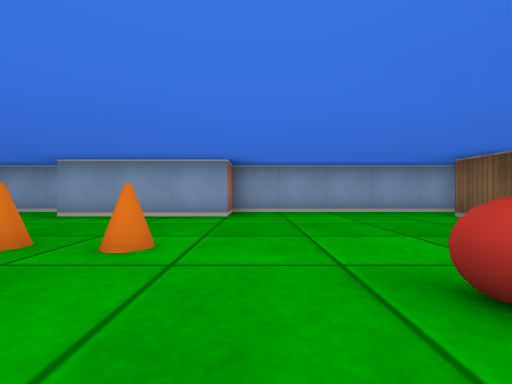
view 1 (above)

12 first-person views from a walk through a cub3D maze. The camera is about half as high as the walls, looks level and sees 90° across. The floor is counted in squares. Each view is taken from the middle of a square. On the plan, view 1 faces up. The plan holds only what a view shows up to about 9 squares ahead; the rest is blank.

view 2
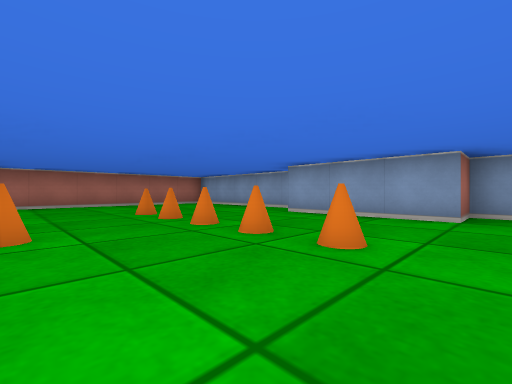

view 3
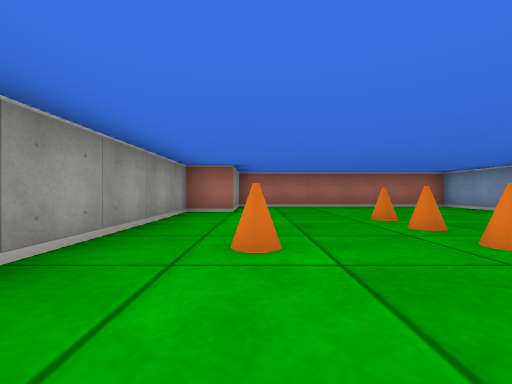

view 4
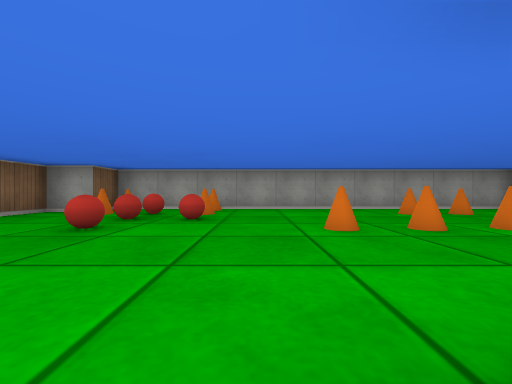

view 5
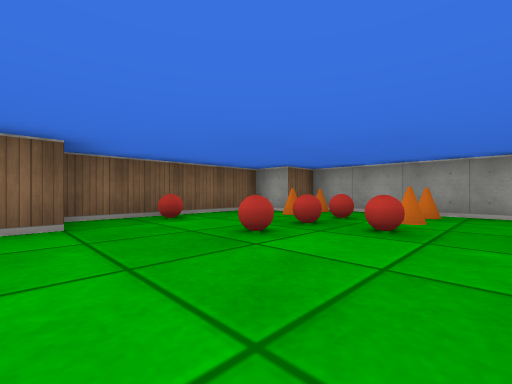

view 6
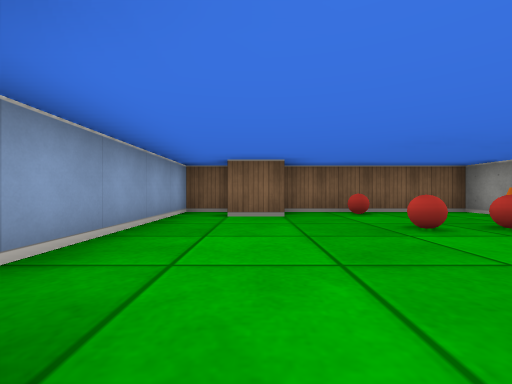

view 7
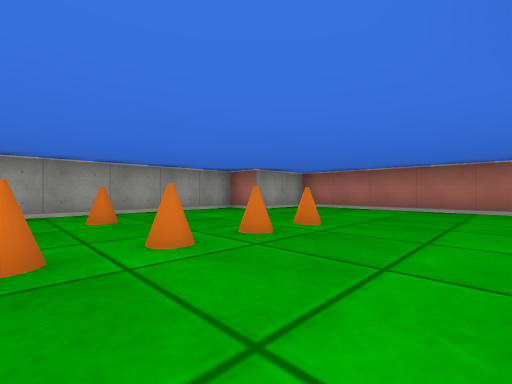

view 8
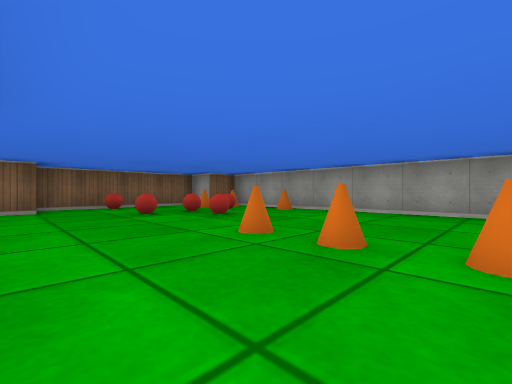

view 9
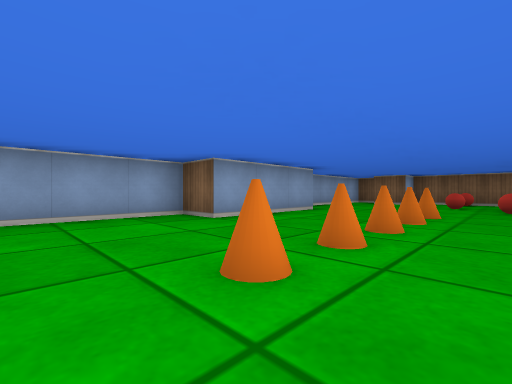

view 10
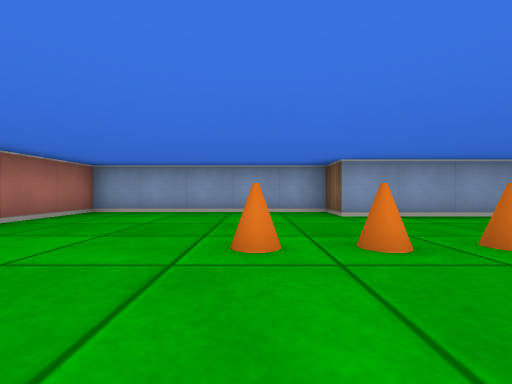

view 11
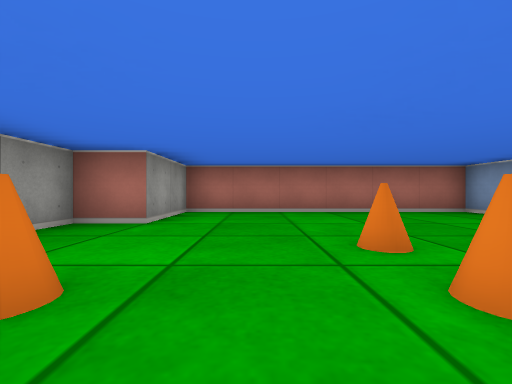

view 12
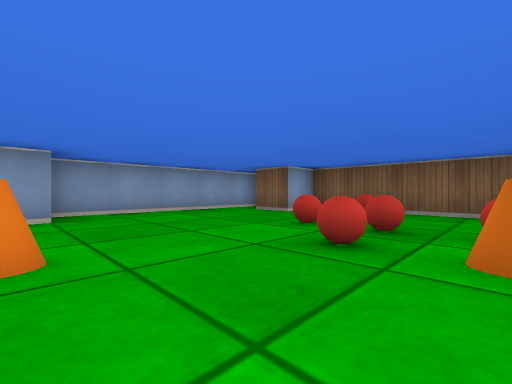

### Floor plan
Points are (right, up) in squares from view 1. A wall is a line through its corners. A room is listed if a view was taken in it or the views show most of it. See-through windows are left out.
Room 1 (views 1, 2, 3, 4, 5, 6, 7, 8, 9, 10, 11, 12)
walls: (4.5, 4.5) (4.5, 5.5) (-0.5, 5.5) (-0.5, 4.5) (-3.5, 4.5) (-3.5, 5.5) (-8.5, 5.5) (-8.5, -0.5) (-6.5, -0.5) (-6.5, -1.5) (3.5, -1.5) (3.5, -0.5) (4.5, -0.5) (4.5, 3.5) (3.5, 3.5) (3.5, 4.5)
objects: cone (-5, 2); cone (-4, 0); cone (-4, 2); cone (-3, 0); cone (-3, 2); cone (-2, 2); cone (-1, 2); cone (1, -1); cone (1, 0); ball (1, 1); ball (2, 0); ball (2, 1); ball (2, 2); other object (3, -1); cone (3, 0); ball (4, 2)

Where each view was taken, in squares from view 1:
view 1: 0 up, 0 right, facing up
view 2: 0 up, 0 right, facing up-left
view 3: 0 up, 1 left, facing left
view 4: 5 up, 0 right, facing down
view 5: 4 up, 0 right, facing down-right
view 6: 4 up, 1 left, facing right
view 7: 4 up, 2 left, facing down-left
view 8: 4 up, 3 left, facing down-right
view 9: 1 up, 6 left, facing up-right
view 10: 0 up, 5 left, facing up
view 11: 1 up, 3 left, facing left
view 12: 0 up, 1 left, facing up-right
